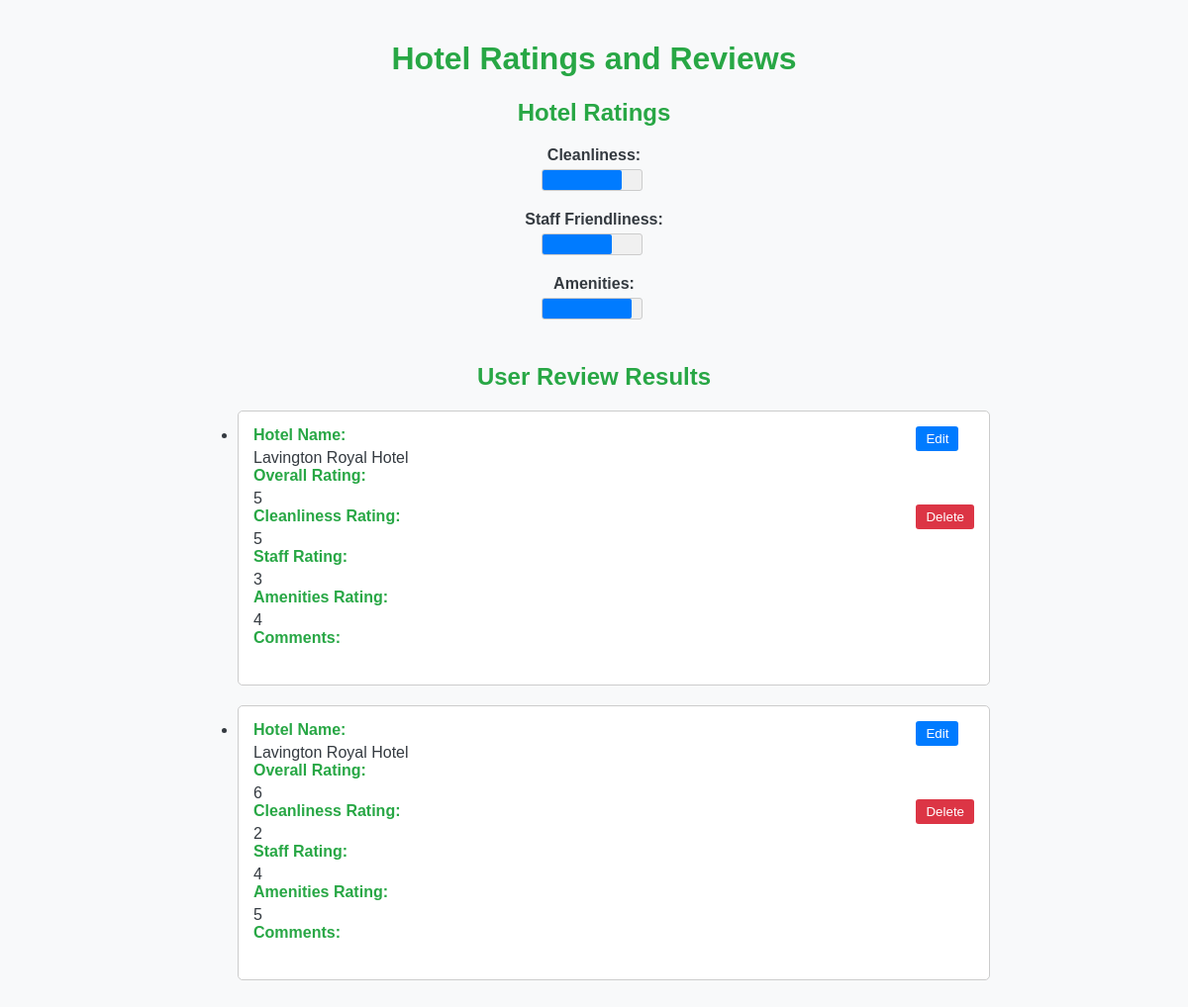
Before: /review_results/ (signed in) with the older database file.
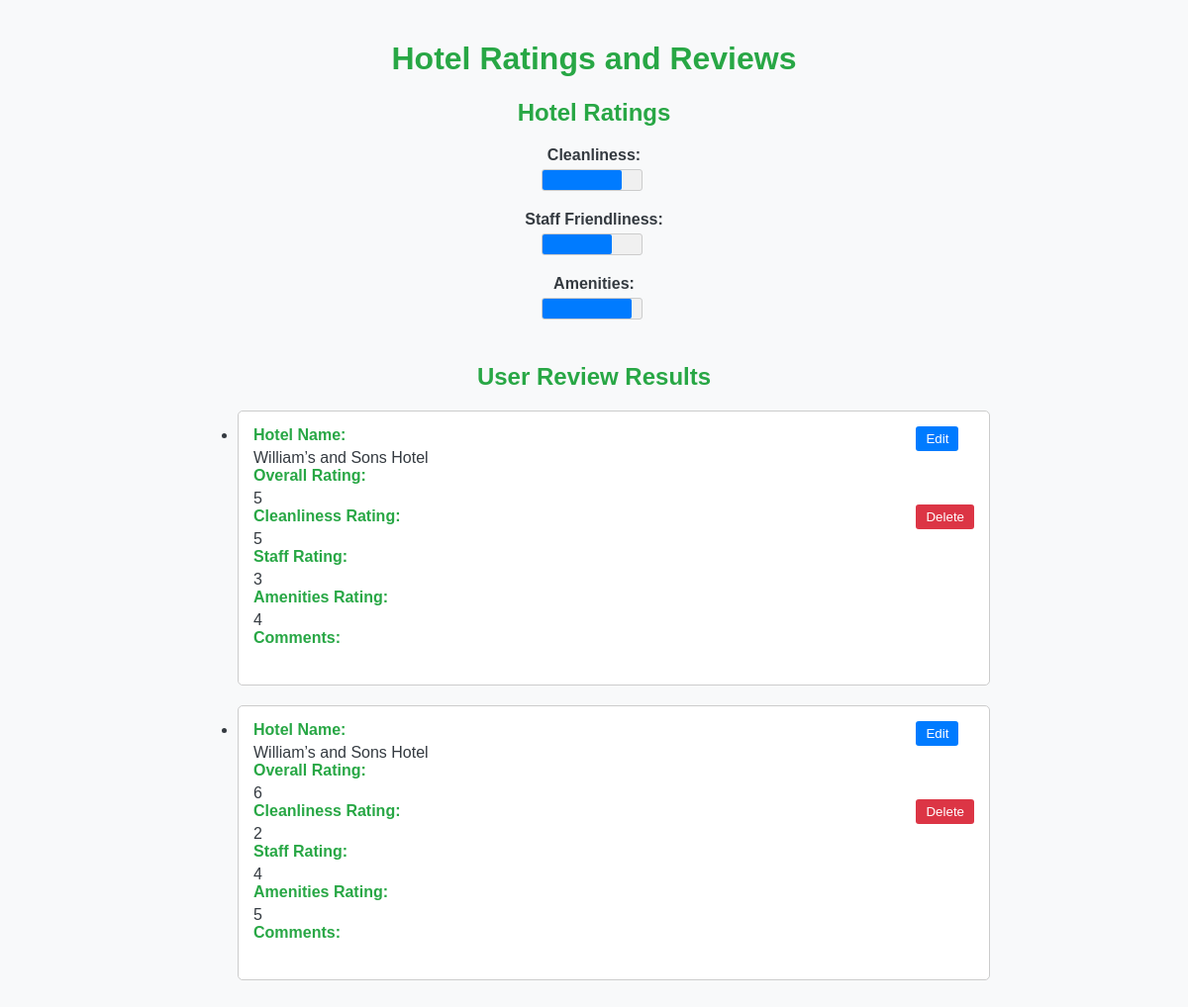
After: the same page with the newer database file.
### review/models.py (models this page shows, shortened)
class Review(models.Model):
    hotel = models.ForeignKey(Hotel, on_delete=models.CASCADE, related_name='reviews')
    user = models.ForeignKey(User, on_delete=models.CASCADE)
    overall_rating = models.IntegerField(default=0)
    cleanliness_rating = models.IntegerField(default=0)
    staff_rating = models.IntegerField(default=0)
    amenities_rating = models.IntegerField(default=0)
    text = models.TextField()
    created_at = models.DateTimeField(auto_now_add=True)
    approved_by_manager = models.BooleanField(default=False)  # Indicates whether the review has been approved by a manager
    class Meta:
        ordering = ['-created_at']  # Order reviews by creation date, newest first

class Hotel(models.Model):
    name = models.CharField(max_length=100)
    address = models.CharField(max_length=10, blank=True)
    description = models.TextField(blank=True)

### review/views.py (the view)
# urls.py: path('review_results/', user_review_results, name='review_results'),
def user_review_results(request):
    user_reviews = Review.objects.filter(user=request.user)
    return render(request, 'reviews/review_results.html', {'user_reviews': user_reviews})

### templates/reviews/review_results.html (shortened to what this page needs)
<!DOCTYPE html>
<html lang="en">
<head>
</head>
<body>
    <div class="container">
        <h1>Hotel Ratings and Reviews</h1>
        <div class="rating-container">
            <h2>Hotel Ratings</h2>
            <div class="rating-item">
                <p class="rating-label">Cleanliness:</p>
                <div class="rating-box">
                    <div class="rating-box-filled" style="width: 80%;"></div>
                </div>
            </div>
            <div class="rating-item">
                <p class="rating-label">Staff Friendliness:</p>
                <div class="rating-box">
                    <div class="rating-box-filled" style="width: 70%;"></div>
                </div>
            </div>
            <div class="rating-item">
                <p class="rating-label">Amenities:</p>
                <div class="rating-box">
                    <div class="rating-box-filled" style="width: 90%;"></div>
                </div>
            </div>
        </div>
        <div class="review-container">
            <h2>User Review Results</h2>
            <ul>
                {% for review in user_reviews %}
                    <li class="review-item">
                        <strong>Hotel Name:</strong> {{ review.hotel.name }}<br>
                        <strong>Overall Rating:</strong> {{ review.overall_rating }}<br>
                        <strong>Cleanliness Rating:</strong> {{ review.cleanliness_rating }}<br>
                        <strong>Staff Rating:</strong> {{ review.staff_rating }}<br>
                        <strong>Amenities Rating:</strong> {{ review.amenities_rating }}<br>
                        <strong>Comments:</strong> {{ review.comments }}<br>
                        <div class="edit-delete-buttons">
                            <form method="post" action="{% url 'edit_review' review.id %}">
                                <button type="submit" class="edit-button">Edit</button><br><br><br><br>
                            </form>
                            <form method="post" action="{% url 'delete_review' review.id %}">
                                <button type="submit" class="delete-button">Delete</button>
                            </form>
                        </div>
                    </li>
                {% endfor %}
            </ul>
        </div>
    </div>
</body>
</html>

Changed rows visible on the page:
changed through a linked row, Review (number 1 of 2 on the later page): hotel.name "Lavington Royal Hotel" → "William’s and Sons Hotel"
changed through a linked row, Review (number 2 of 2 on the later page): hotel.name "Lavington Royal Hotel" → "William’s and Sons Hotel"
